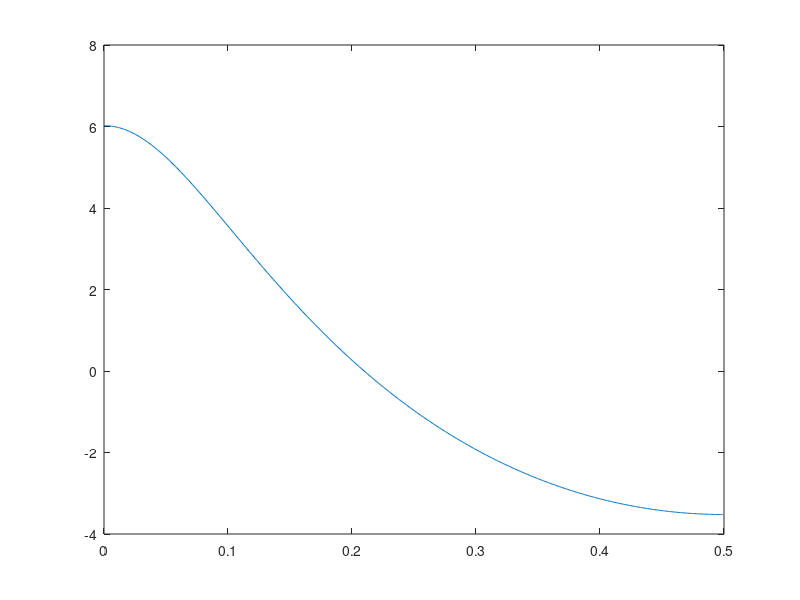

Source code (MATLAB): (Note: this script raises an error after producing the figure.)
clear
clf
%Coefficient du filtre etudie
A = [2 -1] ;
B = [0 2] ;

fe = 1 ;                                % Frequence d'echantillonnage
[H, w] = freqz(B,A) ;                   % w : pulsation entre 0 et pi
nu = w/(2*pi) ;                         % Frequence reduite
f = nu*fe ;                             % Frequence

%On trace le diagramme de gain pour determiner la nature du filtre
plot(nu,20*log10(abs(H))) ;
my_title('Diagramme de gain en frequence reduite en db',25) ;
%print -deps "/home/kewin/octave/td_matLab/rapport/fig/resEx3/f4Gain.eps" 

input ('Figure suivante ?') ;
%Diagramme de phase
plot(nu,angle(H)) ;
my_title('Diagramme de phase en frequence reduite',25) ;
%print -deps "/home/kewin/octave/td_matLab/rapport/fig/resEx3/f4Phase.eps" 

input ('Figure suivante ? ') ;
%Zeros et poles
zplane(B, A) ;
my_title('Zeros et poles',25) ;
%print -deps "/home/kewin/octave/td_matLab/rapport/fig/resEx3/f4ZP.eps" 

%Reponse impulsionnelle
%Definition de l'intervalle de visualisation
N = 64 ;
n0 = N/2 ;
n_min = 1-n0 ;
n_max = N-n0 ;
n = n_min:1:n_max ;

%Definition du dirac
dirac = zeros(1,N);
dirac(n0) = 1;
y = filter(B,A,dirac);
input ('Figure suivante ?') ;
stem (n,y) ;
my_title('Reponse impulsionnelle',25) ;
%print -deps "/home/kewin/octave/td_matLab/rapport/fig/resEx3/f4Impulsion.eps" 

input ('Figure suivante ?') ;
%Reponse indicielle
%Definition de l'echelon
u = zeros(1,N) ;
for i=n0:N
	u(i)=1;
endfor
i = filter(B,A,u) ;
h_obj = stem (n,i) ;
my_title('Reponse indicielle',25) ;
%print -deps "/home/kewin/octave/td_matLab/rapport/fig/resEx3/f4Indice.eps" 

